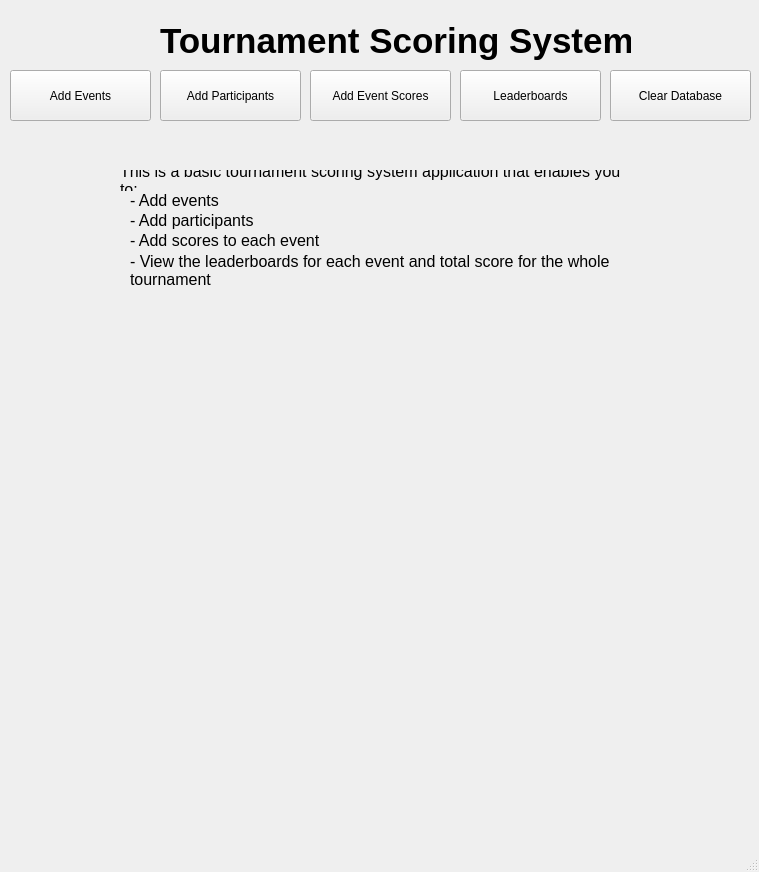
<?xml version="1.0" encoding="UTF-8"?>
<ui version="4.0">
 <class>MainWindow</class>
 <widget class="QMainWindow" name="MainWindow">
  <property name="geometry">
   <rect>
    <x>0</x>
    <y>0</y>
    <width>759</width>
    <height>872</height>
   </rect>
  </property>
  <property name="windowTitle">
   <string>MainWindow</string>
  </property>
  <widget class="QWidget" name="centralwidget">
   <widget class="QPushButton" name="add_participants_form_btn">
    <property name="geometry">
     <rect>
      <x>160</x>
      <y>70</y>
      <width>141</width>
      <height>51</height>
     </rect>
    </property>
    <property name="font">
     <font>
      <family>Arial</family>
     </font>
    </property>
    <property name="text">
     <string>Add Participants</string>
    </property>
   </widget>
   <widget class="QPushButton" name="leaderboard_btn">
    <property name="geometry">
     <rect>
      <x>460</x>
      <y>70</y>
      <width>141</width>
      <height>51</height>
     </rect>
    </property>
    <property name="font">
     <font>
      <family>Arial</family>
     </font>
    </property>
    <property name="text">
     <string>Leaderboards</string>
    </property>
   </widget>
   <widget class="QLabel" name="title">
    <property name="geometry">
     <rect>
      <x>160</x>
      <y>20</y>
      <width>471</width>
      <height>41</height>
     </rect>
    </property>
    <property name="font">
     <font>
      <family>Arial</family>
      <pointsize>26</pointsize>
      <weight>75</weight>
      <bold>true</bold>
     </font>
    </property>
    <property name="text">
     <string>Tournament Scoring System</string>
    </property>
   </widget>
   <widget class="QStackedWidget" name="stackedWidget">
    <property name="geometry">
     <rect>
      <x>10</x>
      <y>140</y>
      <width>751</width>
      <height>701</height>
     </rect>
    </property>
    <property name="styleSheet">
     <string notr="true"/>
    </property>
    <property name="currentIndex">
     <number>0</number>
    </property>
    <widget class="QWidget" name="page_home">
     <widget class="QLabel" name="main_page_text_5">
      <property name="geometry">
       <rect>
        <x>120</x>
        <y>110</y>
        <width>521</width>
        <height>41</height>
       </rect>
      </property>
      <property name="font">
       <font>
        <family>Arial</family>
        <pointsize>12</pointsize>
        <weight>50</weight>
        <bold>false</bold>
        <kerning>true</kerning>
       </font>
      </property>
      <property name="text">
       <string>- View the leaderboards for each event and total score for the whole tournament</string>
      </property>
      <property name="wordWrap">
       <bool>true</bool>
      </property>
     </widget>
     <widget class="QLabel" name="main_page_text_3">
      <property name="geometry">
       <rect>
        <x>120</x>
        <y>70</y>
        <width>161</width>
        <height>21</height>
       </rect>
      </property>
      <property name="font">
       <font>
        <family>Arial</family>
        <pointsize>12</pointsize>
        <weight>50</weight>
        <bold>false</bold>
        <kerning>true</kerning>
       </font>
      </property>
      <property name="text">
       <string>- Add participants</string>
      </property>
      <property name="wordWrap">
       <bool>true</bool>
      </property>
     </widget>
     <widget class="QLabel" name="main_page_text_1">
      <property name="geometry">
       <rect>
        <x>110</x>
        <y>30</y>
        <width>511</width>
        <height>21</height>
       </rect>
      </property>
      <property name="font">
       <font>
        <family>Arial</family>
        <pointsize>12</pointsize>
        <weight>50</weight>
        <bold>false</bold>
        <kerning>true</kerning>
       </font>
      </property>
      <property name="text">
       <string>This is a basic tournament scoring system application that enables you to: </string>
      </property>
      <property name="wordWrap">
       <bool>true</bool>
      </property>
     </widget>
     <widget class="QLabel" name="main_page_text_4">
      <property name="geometry">
       <rect>
        <x>120</x>
        <y>90</y>
        <width>191</width>
        <height>21</height>
       </rect>
      </property>
      <property name="font">
       <font>
        <family>Arial</family>
        <pointsize>12</pointsize>
        <weight>50</weight>
        <bold>false</bold>
        <kerning>true</kerning>
       </font>
      </property>
      <property name="text">
       <string>- Add scores to each event</string>
      </property>
      <property name="wordWrap">
       <bool>true</bool>
      </property>
     </widget>
     <widget class="QLabel" name="main_page_text_2">
      <property name="geometry">
       <rect>
        <x>120</x>
        <y>50</y>
        <width>161</width>
        <height>21</height>
       </rect>
      </property>
      <property name="font">
       <font>
        <family>Arial</family>
        <pointsize>12</pointsize>
        <weight>50</weight>
        <bold>false</bold>
        <kerning>true</kerning>
       </font>
      </property>
      <property name="text">
       <string>- Add events</string>
      </property>
      <property name="wordWrap">
       <bool>true</bool>
      </property>
     </widget>
    </widget>
    <widget class="QWidget" name="page_add_events_form">
     <widget class="QLineEdit" name="add_events_lineEdit">
      <property name="geometry">
       <rect>
        <x>150</x>
        <y>180</y>
        <width>113</width>
        <height>21</height>
       </rect>
      </property>
      <property name="placeholderText">
       <string>football</string>
      </property>
     </widget>
     <widget class="QLabel" name="add_events_label">
      <property name="geometry">
       <rect>
        <x>150</x>
        <y>160</y>
        <width>101</width>
        <height>16</height>
       </rect>
      </property>
      <property name="font">
       <font>
        <family>Arial</family>
        <pointsize>12</pointsize>
        <weight>75</weight>
        <bold>true</bold>
       </font>
      </property>
      <property name="text">
       <string>Event Name</string>
      </property>
     </widget>
     <widget class="QLabel" name="events_table_label">
      <property name="geometry">
       <rect>
        <x>390</x>
        <y>150</y>
        <width>61</width>
        <height>16</height>
       </rect>
      </property>
      <property name="font">
       <font>
        <family>Arial</family>
        <pointsize>12</pointsize>
        <weight>75</weight>
        <bold>true</bold>
       </font>
      </property>
      <property name="text">
       <string>Events</string>
      </property>
     </widget>
     <widget class="QComboBox" name="event_type_cb">
      <property name="geometry">
       <rect>
        <x>150</x>
        <y>250</y>
        <width>141</width>
        <height>22</height>
       </rect>
      </property>
      <property name="currentText">
       <string/>
      </property>
      <property name="placeholderText">
       <string>team</string>
      </property>
      <item>
       <property name="text">
        <string>Team</string>
       </property>
      </item>
      <item>
       <property name="text">
        <string>Individual</string>
       </property>
      </item>
     </widget>
     <widget class="QLabel" name="event_type_label">
      <property name="geometry">
       <rect>
        <x>150</x>
        <y>226</y>
        <width>41</width>
        <height>20</height>
       </rect>
      </property>
      <property name="font">
       <font>
        <family>Arial</family>
        <pointsize>12</pointsize>
        <weight>75</weight>
        <bold>true</bold>
       </font>
      </property>
      <property name="text">
       <string>Type</string>
      </property>
     </widget>
     <widget class="QPushButton" name="save_events_btn">
      <property name="geometry">
       <rect>
        <x>400</x>
        <y>400</y>
        <width>231</width>
        <height>61</height>
       </rect>
      </property>
      <property name="text">
       <string>Save Events</string>
      </property>
     </widget>
     <widget class="QLabel" name="add_event_form_title">
      <property name="geometry">
       <rect>
        <x>250</x>
        <y>20</y>
        <width>231</width>
        <height>31</height>
       </rect>
      </property>
      <property name="font">
       <font>
        <family>Arial</family>
        <pointsize>20</pointsize>
        <weight>75</weight>
        <bold>true</bold>
       </font>
      </property>
      <property name="text">
       <string>Add Event Form</string>
      </property>
      <property name="wordWrap">
       <bool>true</bool>
      </property>
     </widget>
     <widget class="QLabel" name="add_event_form_description">
      <property name="geometry">
       <rect>
        <x>80</x>
        <y>60</y>
        <width>601</width>
        <height>61</height>
       </rect>
      </property>
      <property name="text">
       <string>This form allows you to enter events into the database. To add events to the database, enter an event name into the event name field and select an event type. When you click the 'Add Event' button, the event will appear in the events table below. Click the 'Save Events' button to save to the database.</string>
      </property>
      <property name="wordWrap">
       <bool>true</bool>
      </property>
     </widget>
     <widget class="QPushButton" name="add_events_btn">
      <property name="geometry">
       <rect>
        <x>150</x>
        <y>400</y>
        <width>231</width>
        <height>61</height>
       </rect>
      </property>
      <property name="text">
       <string>Add Event</string>
      </property>
     </widget>
     <widget class="QTableWidget" name="events_tableWidget">
      <property name="geometry">
       <rect>
        <x>390</x>
        <y>170</y>
        <width>241</width>
        <height>221</height>
       </rect>
      </property>
      <column>
       <property name="text">
        <string>Event Name</string>
       </property>
      </column>
      <column>
       <property name="text">
        <string>Type</string>
       </property>
      </column>
     </widget>
    </widget>
    <widget class="QWidget" name="page_entry_form">
     <widget class="QLabel" name="member_3_label">
      <property name="geometry">
       <rect>
        <x>220</x>
        <y>390</y>
        <width>71</width>
        <height>16</height>
       </rect>
      </property>
      <property name="font">
       <font>
        <family>Arial</family>
        <weight>75</weight>
        <bold>true</bold>
       </font>
      </property>
      <property name="text">
       <string>Member 3</string>
      </property>
     </widget>
     <widget class="QComboBox" name="team_or_individual">
      <property name="geometry">
       <rect>
        <x>380</x>
        <y>190</y>
        <width>121</width>
        <height>22</height>
       </rect>
      </property>
      <item>
       <property name="text">
        <string>Team</string>
       </property>
      </item>
      <item>
       <property name="text">
        <string>Individual</string>
       </property>
      </item>
     </widget>
     <widget class="QLabel" name="team_members_label">
      <property name="geometry">
       <rect>
        <x>220</x>
        <y>240</y>
        <width>131</width>
        <height>16</height>
       </rect>
      </property>
      <property name="font">
       <font>
        <family>Arial</family>
        <pointsize>12</pointsize>
        <weight>75</weight>
        <bold>true</bold>
       </font>
      </property>
      <property name="text">
       <string>Team Members</string>
      </property>
     </widget>
     <widget class="QLineEdit" name="member_2">
      <property name="geometry">
       <rect>
        <x>220</x>
        <y>350</y>
        <width>113</width>
        <height>22</height>
       </rect>
      </property>
      <property name="placeholderText">
       <string>John Smith</string>
      </property>
     </widget>
     <widget class="Line" name="line">
      <property name="geometry">
       <rect>
        <x>210</x>
        <y>220</y>
        <width>311</width>
        <height>20</height>
       </rect>
      </property>
      <property name="orientation">
       <enum>Qt::Horizontal</enum>
      </property>
     </widget>
     <widget class="QPushButton" name="participant_entry_form_save_btn">
      <property name="geometry">
       <rect>
        <x>270</x>
        <y>580</y>
        <width>201</width>
        <height>51</height>
       </rect>
      </property>
      <property name="text">
       <string>Save</string>
      </property>
     </widget>
     <widget class="QLabel" name="member_5_label">
      <property name="geometry">
       <rect>
        <x>220</x>
        <y>510</y>
        <width>71</width>
        <height>16</height>
       </rect>
      </property>
      <property name="font">
       <font>
        <family>Arial</family>
        <weight>75</weight>
        <bold>true</bold>
       </font>
      </property>
      <property name="text">
       <string>Member 5</string>
      </property>
     </widget>
     <widget class="QLineEdit" name="member_1">
      <property name="geometry">
       <rect>
        <x>220</x>
        <y>290</y>
        <width>113</width>
        <height>22</height>
       </rect>
      </property>
      <property name="placeholderText">
       <string>John Smith</string>
      </property>
     </widget>
     <widget class="QLabel" name="name_label">
      <property name="geometry">
       <rect>
        <x>220</x>
        <y>170</y>
        <width>71</width>
        <height>16</height>
       </rect>
      </property>
      <property name="font">
       <font>
        <family>Arial</family>
        <weight>75</weight>
        <bold>true</bold>
       </font>
      </property>
      <property name="text">
       <string>Name</string>
      </property>
     </widget>
     <widget class="QLineEdit" name="name">
      <property name="geometry">
       <rect>
        <x>220</x>
        <y>190</y>
        <width>113</width>
        <height>22</height>
       </rect>
      </property>
      <property name="placeholderText">
       <string>John Smith</string>
      </property>
     </widget>
     <widget class="QLineEdit" name="member_5">
      <property name="geometry">
       <rect>
        <x>220</x>
        <y>530</y>
        <width>113</width>
        <height>22</height>
       </rect>
      </property>
      <property name="placeholderText">
       <string>John Smith</string>
      </property>
     </widget>
     <widget class="QLabel" name="event_selection_label">
      <property name="geometry">
       <rect>
        <x>380</x>
        <y>240</y>
        <width>131</width>
        <height>16</height>
       </rect>
      </property>
      <property name="font">
       <font>
        <family>Arial</family>
        <pointsize>12</pointsize>
        <weight>75</weight>
        <bold>true</bold>
       </font>
      </property>
      <property name="text">
       <string>Event Selection</string>
      </property>
     </widget>
     <widget class="QLineEdit" name="member_3">
      <property name="geometry">
       <rect>
        <x>220</x>
        <y>410</y>
        <width>113</width>
        <height>21</height>
       </rect>
      </property>
      <property name="placeholderText">
       <string>John Smith</string>
      </property>
     </widget>
     <widget class="QLabel" name="member_1_label">
      <property name="geometry">
       <rect>
        <x>220</x>
        <y>270</y>
        <width>71</width>
        <height>16</height>
       </rect>
      </property>
      <property name="font">
       <font>
        <family>Arial</family>
        <weight>75</weight>
        <bold>true</bold>
       </font>
      </property>
      <property name="text">
       <string>Member 1</string>
      </property>
     </widget>
     <widget class="QLineEdit" name="member_4">
      <property name="geometry">
       <rect>
        <x>220</x>
        <y>470</y>
        <width>113</width>
        <height>22</height>
       </rect>
      </property>
      <property name="placeholderText">
       <string>John Smith</string>
      </property>
     </widget>
     <widget class="QLabel" name="member_2_label">
      <property name="geometry">
       <rect>
        <x>220</x>
        <y>330</y>
        <width>71</width>
        <height>16</height>
       </rect>
      </property>
      <property name="font">
       <font>
        <family>Arial</family>
        <weight>75</weight>
        <bold>true</bold>
       </font>
      </property>
      <property name="text">
       <string>Member 2</string>
      </property>
     </widget>
     <widget class="QLabel" name="member_4_label">
      <property name="geometry">
       <rect>
        <x>220</x>
        <y>450</y>
        <width>71</width>
        <height>20</height>
       </rect>
      </property>
      <property name="font">
       <font>
        <family>Arial</family>
        <weight>75</weight>
        <bold>true</bold>
       </font>
      </property>
      <property name="text">
       <string>Member 4</string>
      </property>
     </widget>
     <widget class="QLabel" name="team_or_individual_cb_label">
      <property name="geometry">
       <rect>
        <x>380</x>
        <y>170</y>
        <width>131</width>
        <height>16</height>
       </rect>
      </property>
      <property name="font">
       <font>
        <family>Arial</family>
        <weight>75</weight>
        <bold>true</bold>
       </font>
      </property>
      <property name="text">
       <string>Type</string>
      </property>
     </widget>
     <widget class="QLabel" name="event_1_label">
      <property name="geometry">
       <rect>
        <x>380</x>
        <y>270</y>
        <width>71</width>
        <height>16</height>
       </rect>
      </property>
      <property name="font">
       <font>
        <family>Arial</family>
        <weight>75</weight>
        <bold>true</bold>
       </font>
      </property>
      <property name="text">
       <string>Event 1</string>
      </property>
     </widget>
     <widget class="QLabel" name="event_2_label">
      <property name="geometry">
       <rect>
        <x>380</x>
        <y>330</y>
        <width>71</width>
        <height>16</height>
       </rect>
      </property>
      <property name="font">
       <font>
        <family>Arial</family>
        <weight>75</weight>
        <bold>true</bold>
       </font>
      </property>
      <property name="text">
       <string>Event 2</string>
      </property>
     </widget>
     <widget class="QLabel" name="event_3_label">
      <property name="geometry">
       <rect>
        <x>380</x>
        <y>390</y>
        <width>71</width>
        <height>16</height>
       </rect>
      </property>
      <property name="font">
       <font>
        <family>Arial</family>
        <weight>75</weight>
        <bold>true</bold>
       </font>
      </property>
      <property name="text">
       <string>Event 3</string>
      </property>
     </widget>
     <widget class="QLabel" name="event_4_label">
      <property name="geometry">
       <rect>
        <x>380</x>
        <y>450</y>
        <width>71</width>
        <height>16</height>
       </rect>
      </property>
      <property name="font">
       <font>
        <family>Arial</family>
        <weight>75</weight>
        <bold>true</bold>
       </font>
      </property>
      <property name="text">
       <string>Event 4</string>
      </property>
     </widget>
     <widget class="QLabel" name="event_5_label">
      <property name="geometry">
       <rect>
        <x>380</x>
        <y>510</y>
        <width>71</width>
        <height>16</height>
       </rect>
      </property>
      <property name="font">
       <font>
        <family>Arial</family>
        <weight>75</weight>
        <bold>true</bold>
       </font>
      </property>
      <property name="text">
       <string>Event 5</string>
      </property>
     </widget>
     <widget class="QComboBox" name="event_1_cb">
      <property name="geometry">
       <rect>
        <x>380</x>
        <y>290</y>
        <width>141</width>
        <height>22</height>
       </rect>
      </property>
      <property name="placeholderText">
       <string>Football</string>
      </property>
     </widget>
     <widget class="QComboBox" name="event_2_cb">
      <property name="geometry">
       <rect>
        <x>380</x>
        <y>350</y>
        <width>141</width>
        <height>22</height>
       </rect>
      </property>
      <property name="placeholderText">
       <string>Football</string>
      </property>
     </widget>
     <widget class="QComboBox" name="event_3_cb">
      <property name="geometry">
       <rect>
        <x>380</x>
        <y>410</y>
        <width>141</width>
        <height>22</height>
       </rect>
      </property>
      <property name="placeholderText">
       <string>Football</string>
      </property>
     </widget>
     <widget class="QComboBox" name="event_4_cb">
      <property name="geometry">
       <rect>
        <x>380</x>
        <y>470</y>
        <width>141</width>
        <height>22</height>
       </rect>
      </property>
      <property name="placeholderText">
       <string>Football</string>
      </property>
     </widget>
     <widget class="QComboBox" name="event_5_cb">
      <property name="geometry">
       <rect>
        <x>380</x>
        <y>530</y>
        <width>141</width>
        <height>22</height>
       </rect>
      </property>
      <property name="placeholderText">
       <string>Football</string>
      </property>
     </widget>
     <widget class="QLabel" name="add_event_form_title_2">
      <property name="geometry">
       <rect>
        <x>220</x>
        <y>20</y>
        <width>291</width>
        <height>31</height>
       </rect>
      </property>
      <property name="font">
       <font>
        <family>Arial</family>
        <pointsize>20</pointsize>
        <weight>75</weight>
        <bold>true</bold>
       </font>
      </property>
      <property name="text">
       <string>Add Participant Form</string>
      </property>
      <property name="wordWrap">
       <bool>true</bool>
      </property>
     </widget>
     <widget class="QLabel" name="add_event_form_description_2">
      <property name="geometry">
       <rect>
        <x>90</x>
        <y>80</y>
        <width>601</width>
        <height>61</height>
       </rect>
      </property>
      <property name="text">
       <string>This form allows you to enter participants into the database. To add a participant, enter their name and select what type of events they are entering for. If 'Team' is selected then add a name for each team member then select the events this team will compete in. If 'Individual' is selected just select up to 5 events. Press 'Save' to save the entry into the database.</string>
      </property>
      <property name="wordWrap">
       <bool>true</bool>
      </property>
     </widget>
    </widget>
    <widget class="QWidget" name="page_events">
     <widget class="QLabel" name="add_event_form_title_3">
      <property name="geometry">
       <rect>
        <x>250</x>
        <y>20</y>
        <width>241</width>
        <height>31</height>
       </rect>
      </property>
      <property name="font">
       <font>
        <family>Arial</family>
        <pointsize>20</pointsize>
        <weight>75</weight>
        <bold>true</bold>
       </font>
      </property>
      <property name="text">
       <string>Add Event Scores</string>
      </property>
      <property name="wordWrap">
       <bool>true</bool>
      </property>
     </widget>
     <widget class="QComboBox" name="event_selector_cb">
      <property name="geometry">
       <rect>
        <x>320</x>
        <y>70</y>
        <width>131</width>
        <height>22</height>
       </rect>
      </property>
     </widget>
     <widget class="QLabel" name="event_selector_label">
      <property name="geometry">
       <rect>
        <x>270</x>
        <y>70</y>
        <width>61</width>
        <height>16</height>
       </rect>
      </property>
      <property name="font">
       <font>
        <family>Arial</family>
        <pointsize>12</pointsize>
        <weight>75</weight>
        <bold>true</bold>
       </font>
      </property>
      <property name="text">
       <string>Event</string>
      </property>
     </widget>
    </widget>
    <widget class="QWidget" name="page_leaderboards">
     <widget class="QPushButton" name="leaderboards_teams_btn">
      <property name="geometry">
       <rect>
        <x>10</x>
        <y>10</y>
        <width>75</width>
        <height>24</height>
       </rect>
      </property>
      <property name="text">
       <string>Teams</string>
      </property>
     </widget>
     <widget class="QPushButton" name="leaderboards_individuals_btn">
      <property name="geometry">
       <rect>
        <x>100</x>
        <y>10</y>
        <width>75</width>
        <height>24</height>
       </rect>
      </property>
      <property name="text">
       <string>Individuals</string>
      </property>
     </widget>
     <widget class="QStackedWidget" name="stacked_widget_leaderboards">
      <property name="geometry">
       <rect>
        <x>10</x>
        <y>40</y>
        <width>731</width>
        <height>641</height>
       </rect>
      </property>
      <property name="currentIndex">
       <number>1</number>
      </property>
      <widget class="QWidget" name="leaderboard_individuals">
       <widget class="QTableWidget" name="table_widget_individuals">
        <property name="geometry">
         <rect>
          <x>0</x>
          <y>0</y>
          <width>731</width>
          <height>631</height>
         </rect>
        </property>
        <property name="font">
         <font>
          <pointsize>10</pointsize>
         </font>
        </property>
        <row>
         <property name="text">
          <string>1</string>
         </property>
        </row>
        <row>
         <property name="text">
          <string>2</string>
         </property>
        </row>
        <row>
         <property name="text">
          <string>3</string>
         </property>
        </row>
        <row>
         <property name="text">
          <string>4</string>
         </property>
        </row>
        <row>
         <property name="text">
          <string>5</string>
         </property>
        </row>
        <row>
         <property name="text">
          <string>6</string>
         </property>
        </row>
        <row>
         <property name="text">
          <string>7</string>
         </property>
        </row>
        <row>
         <property name="text">
          <string>8</string>
         </property>
        </row>
        <row>
         <property name="text">
          <string>9</string>
         </property>
        </row>
        <row>
         <property name="text">
          <string>10</string>
         </property>
        </row>
        <row>
         <property name="text">
          <string>11</string>
         </property>
        </row>
        <row>
         <property name="text">
          <string>12</string>
         </property>
        </row>
        <row>
         <property name="text">
          <string>13</string>
         </property>
        </row>
        <row>
         <property name="text">
          <string>14</string>
         </property>
        </row>
        <row>
         <property name="text">
          <string>15</string>
         </property>
        </row>
        <row>
         <property name="text">
          <string>16</string>
         </property>
        </row>
        <row>
         <property name="text">
          <string>17</string>
         </property>
        </row>
        <row>
         <property name="text">
          <string>18</string>
         </property>
        </row>
        <row>
         <property name="text">
          <string>19</string>
         </property>
        </row>
        <row>
         <property name="text">
          <string>20</string>
         </property>
        </row>
        <column>
         <property name="text">
          <string>Particpant</string>
         </property>
        </column>
        <column>
         <property name="text">
          <string>Event 1</string>
         </property>
        </column>
        <column>
         <property name="text">
          <string>Event 2</string>
         </property>
        </column>
        <column>
         <property name="text">
          <string>Event 3</string>
         </property>
        </column>
        <column>
         <property name="text">
          <string>Event 4</string>
         </property>
        </column>
        <column>
         <property name="text">
          <string>Event 5</string>
         </property>
        </column>
        <column>
         <property name="text">
          <string>Final Score</string>
         </property>
        </column>
       </widget>
      </widget>
      <widget class="QWidget" name="leaderboard_teams">
       <widget class="QTableWidget" name="table_widget_teams">
        <property name="enabled">
         <bool>true</bool>
        </property>
        <property name="geometry">
         <rect>
          <x>0</x>
          <y>10</y>
          <width>721</width>
          <height>151</height>
         </rect>
        </property>
        <row>
         <property name="text">
          <string>1</string>
         </property>
        </row>
        <row>
         <property name="text">
          <string>2</string>
         </property>
        </row>
        <row>
         <property name="text">
          <string>3</string>
         </property>
        </row>
        <row>
         <property name="text">
          <string>4</string>
         </property>
        </row>
        <column>
         <property name="text">
          <string>Participant</string>
         </property>
        </column>
        <column>
         <property name="text">
          <string>Event 1</string>
         </property>
        </column>
        <column>
         <property name="text">
          <string>New Column</string>
         </property>
        </column>
        <column>
         <property name="text">
          <string>Event 3</string>
         </property>
        </column>
        <column>
         <property name="text">
          <string>Event 4</string>
         </property>
        </column>
        <column>
         <property name="text">
          <string>Event 5</string>
         </property>
        </column>
        <column>
         <property name="text">
          <string>Final Score</string>
         </property>
        </column>
       </widget>
      </widget>
     </widget>
    </widget>
   </widget>
   <widget class="QPushButton" name="add_events_form_btn">
    <property name="geometry">
     <rect>
      <x>10</x>
      <y>70</y>
      <width>141</width>
      <height>51</height>
     </rect>
    </property>
    <property name="font">
     <font>
      <family>Arial</family>
     </font>
    </property>
    <property name="text">
     <string>Add Events</string>
    </property>
   </widget>
   <widget class="QPushButton" name="clear_db_btn">
    <property name="geometry">
     <rect>
      <x>610</x>
      <y>70</y>
      <width>141</width>
      <height>51</height>
     </rect>
    </property>
    <property name="font">
     <font>
      <family>Arial</family>
     </font>
    </property>
    <property name="text">
     <string>Clear Database</string>
    </property>
   </widget>
   <widget class="QPushButton" name="add_events_scores_btn">
    <property name="geometry">
     <rect>
      <x>310</x>
      <y>70</y>
      <width>141</width>
      <height>51</height>
     </rect>
    </property>
    <property name="font">
     <font>
      <family>Arial</family>
     </font>
    </property>
    <property name="text">
     <string>Add Event Scores</string>
    </property>
   </widget>
  </widget>
  <widget class="QMenuBar" name="menubar">
   <property name="geometry">
    <rect>
     <x>0</x>
     <y>0</y>
     <width>759</width>
     <height>21</height>
    </rect>
   </property>
  </widget>
  <widget class="QStatusBar" name="statusbar"/>
  <action name="actionClose">
   <property name="text">
    <string>Close</string>
   </property>
  </action>
 </widget>
 <resources/>
 <connections/>
</ui>
